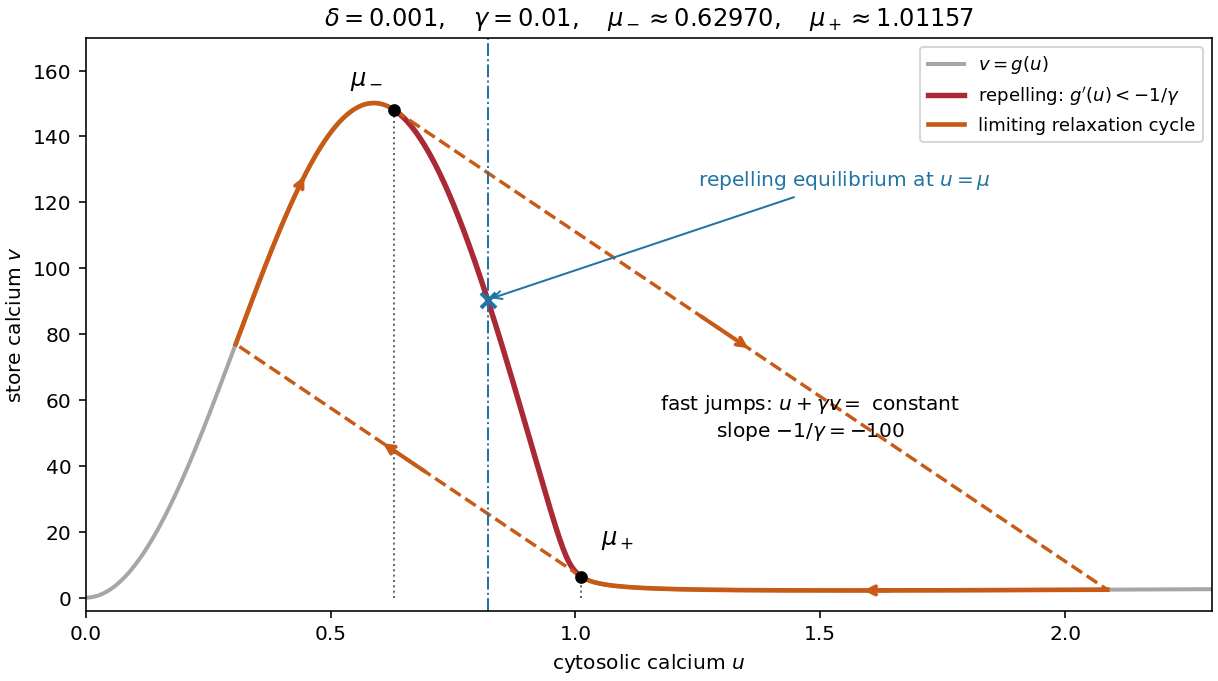

This chart was generated by the following Python code:
"""Generate 2023-calcium-nullcline.png in the working directory.

Tested with Python 3.14.4, NumPy 2.3.5 and Matplotlib 3.10.7.
All roots use bisection; only NumPy and Matplotlib are required.
The orange cycle is the singular limiting cycle, not a finite-epsilon orbit.
"""

from pathlib import Path

import matplotlib

matplotlib.use("Agg")
import matplotlib.pyplot as plt
import numpy as np

DELTA = 0.001
GAMMA = 0.01


def nullcline(u):
    u = np.asarray(u)
    low, high = np.zeros_like(u, dtype=float), np.full_like(u, 1 / DELTA, dtype=float)
    a, b = u*u / (1+u*u), u**4 / (1+u**4)
    for _ in range(65):
        middle = (low+high) / 2
        positive = a - b*middle**2/(1+middle**2) - DELTA*middle > 0
        low = np.where(positive, middle, low)
        high = np.where(positive, high, middle)
    return (low+high) / 2


def slope(u):
    v = nullcline(u)
    fu = 2*u/(1+u*u)**2 - 4*u**3/(1+u**4)**2 * v*v/(1+v*v)
    fv = -2*v/(1+v*v)**2 * u**4/(1+u**4) - DELTA
    return -fu/fv


def bisect(fn, low, high):
    assert fn(low) * fn(high) < 0
    sign = fn(low) > 0
    for _ in range(65):
        middle = (low+high) / 2
        if (fn(middle) > 0) == sign:
            low = middle
        else:
            high = middle
    return (low+high) / 2


def main():
    minus = bisect(lambda u: slope(u)+1/GAMMA, 0.59, 0.8)
    plus = bisect(lambda u: slope(u)+1/GAMMA, 0.95, 1.2)
    zm, zp = minus+GAMMA*nullcline(minus), plus+GAMMA*nullcline(plus)
    right = bisect(lambda u: u+GAMMA*nullcline(u)-zm, 1.2, 3)
    left = bisect(lambda u: u+GAMMA*nullcline(u)-zp, 0.05, 0.5)
    mu = (minus+plus) / 2
    fig, ax = plt.subplots(figsize=(8.4, 4.7), layout="constrained")
    fig.set_facecolor("white")
    uu = np.linspace(0, 2.3, 1800)
    ax.plot(uu, nullcline(uu), color="0.65", lw=2, label=r"$v=g(u)$")
    middle = uu[(uu >= minus) & (uu <= plus)]
    ax.plot(middle, nullcline(middle), color="#a92935", lw=2.7,
            label=r"repelling: $g'(u)<-1/\gamma$")
    orange = "#c85a17"
    ul = np.linspace(left, minus, 300)
    ur = np.linspace(right, plus, 450)
    ax.plot(ul, nullcline(ul), color=orange, lw=2.3, label="limiting relaxation cycle")
    ax.plot(ur, nullcline(ur), color=orange, lw=2.3)
    ax.plot([minus, right], [nullcline(minus), nullcline(right)], color=orange, lw=1.7, ls="--")
    ax.plot([plus, left], [nullcline(plus), nullcline(left)], color=orange, lw=1.7, ls="--")
    arrows = [((0.43, nullcline(0.43)), (0.45, nullcline(0.45))),
              ((1.65, nullcline(1.65)), (1.58, nullcline(1.58))),
              ((1.25, (zm-1.25)/GAMMA), (1.36, (zm-1.36)/GAMMA)),
              ((0.7, (zp-0.7)/GAMMA), (0.6, (zp-0.6)/GAMMA))]
    for start, end in arrows:
        ax.annotate("", xy=end, xytext=start,
                    arrowprops={"arrowstyle": "->", "color": orange, "lw": 2})
    for u, label, offset in [(minus, r"$\mu_-$", (-22, 12)), (plus, r"$\mu_+$", (10, 16))]:
        ax.scatter(u, nullcline(u), color="black", s=28, zorder=5)
        ax.plot([u, u], [0, nullcline(u)], ls=":", color="0.4", lw=1)
        ax.annotate(label, (u, nullcline(u)), xytext=offset,
                    textcoords="offset points", fontsize=12)
    ax.axvline(mu, color="#2274a5", lw=1, ls="-.")
    ax.scatter(mu, nullcline(mu), marker="x", s=55, lw=2, color="#2274a5", zorder=5)
    ax.annotate(r"repelling equilibrium at $u=\mu$", (mu, nullcline(mu)),
                xytext=(1.25, 125), arrowprops={"arrowstyle": "->", "color": "#2274a5"},
                color="#2274a5", fontsize=10)
    ax.text(1.48, 49, r"fast jumps: $u+\gamma v=$ constant" + "\n" + r"slope $-1/\gamma=-100$",
            fontsize=10, ha="center")
    ax.set(xlim=(0, 2.3), ylim=(-4, 170), xlabel=r"cytosolic calcium $u$",
           ylabel=r"store calcium $v$",
           title=r"$\delta=0.001,\quad \gamma=0.01,\quad \mu_-\approx0.62970,\quad\mu_+\approx1.01157$")
    ax.legend(loc="upper right", fontsize=9)
    fig.savefig(Path.cwd() / "2023-calcium-nullcline.png", dpi=145, facecolor="white")
    plt.close(fig)


if __name__ == "__main__":
    main()
